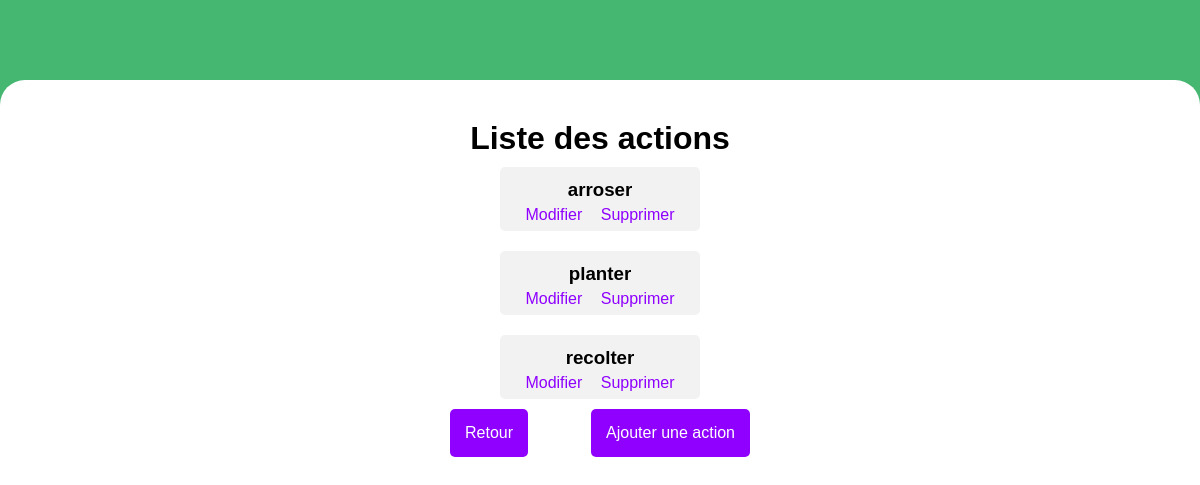
The app's page /admin/actions/action_office.php with its own data.
### tables this page shows
CREATE TABLE `actions` (
  `action_id` int(11) NOT NULL AUTO_INCREMENT,
  `action_nom` varchar(255) NOT NULL,
  PRIMARY KEY (`action_id`)
);

### admin/actions/action_office.php (the view, shortened to what this page needs)
<?php
require_once ('../../connexion_bdd.php');
$sql = 'select * from actions order by action_nom asc';
$query = $bdd->prepare($sql);
$query->execute();
$actions = $query->fetchAll(PDO::FETCH_ASSOC);
?>
<!doctype html>
<html lang="fr">
<head>
    <link rel="stylesheet" href="/assets/pages/css/admin.css">
</head>
<body>
<main>
<h1>Liste des actions</h1>
<section id="containerData">
    <?php
    foreach ($actions as $action)
    {
        $id = $action['action_id']
        ?>
        <article class="articleData">
            <h3><?= $action['action_nom'] ?></h3>
            <div>
                <a href="modif_action.php?action=<?= $id ?>">Modifier</a>
                <a href="confirm_annul.php?action=<?= $id ?>">Supprimer</a>
            </div>
        </article>
    <?php
    }
    ?>
    <article id="containerLinks">
        <a href="../admin_office.php">Retour</a>
        <a href="ajout_action.php">Ajouter une action</a>
    </article>
</section>
</main>
</body>
</html>

### assets/pages/css/admin.css (style rules this page uses)
* { box-sizing: border-box; margin: 0; padding: 0; font-family: sans-serif; }
body { background-color: #45B771; position: relative; }
main { border-radius: 25px 25px 0 0; background-color: white; position: absolute; top: 10dvh; width: 100dvw; min-height: 90dvh; padding: 5dvh 10dvw; }
h1 { width: 100%; text-align: center; }
#containerData { display: flex; flex-direction: column; align-items: center; }
.articleData { display: flex; flex-direction: column; min-width: 200px; max-width: 600px; background-color: #f2f2f2; border-radius: 5px; margin: 10px 0; padding: 7px; }
.articleData h3, .articleData p { text-align: center; margin: 5px 0; }
.articleData div { display: flex; flex-direction: row; justify-content: space-evenly; }
.articleData div a { color: #8F00FF; text-decoration: none; }
#containerLinks { display: flex; justify-content: space-between; min-width: 300px; }
#containerLinks a, #containerRetour a { width: fit-content; text-decoration: none; padding: 15px; background-color: #8F00FF; color: white; border-radius: 5px; }

### records on screen
actions: action_nom "arroser"
actions: action_nom "planter"
actions: action_nom "recolter"
